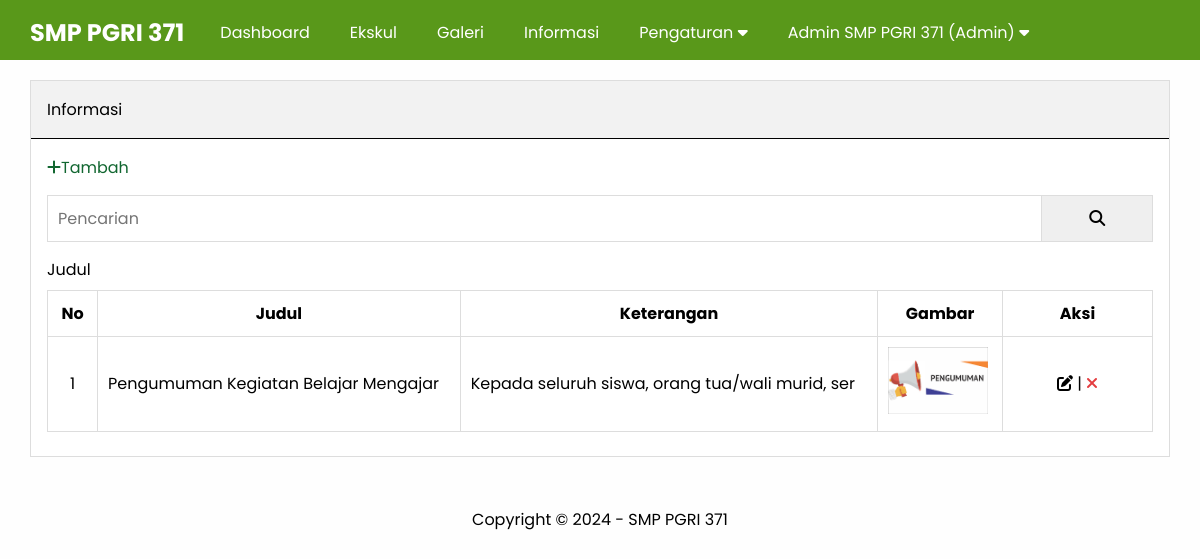
Screenshot of /admin/informasi.php (signed in) with the database file from the repository.
### tables this page shows
CREATE TABLE `pengaturan` (
  `id` int(11) NOT NULL,
  `nama` varchar(50) NOT NULL,
  `email` varchar(50) NOT NULL,
  `telepon` varchar(20) NOT NULL,
  `alamat` text NOT NULL,
  `logo` varchar(50) NOT NULL,
  `favicon` varchar(50) NOT NULL,
  `tentang_sekolah` text NOT NULL,
  `foto_sekolah` varchar(50) NOT NULL,
  `google_maps` text NOT NULL,
  `nama_kepsek` varchar(50) NOT NULL,
  `foto_kepsek` varchar(50) NOT NULL,
  `sambutan_kepsek` text NOT NULL,
  `created_at` timestamp NOT NULL DEFAULT current_timestamp(),
  `updated_at` datetime DEFAULT NULL
);

CREATE TABLE `informasi` (
  `id` int(11) NOT NULL,
  `judul` varchar(255) NOT NULL,
  `keterangan` text NOT NULL,
  `gambar` varchar(50) NOT NULL,
  `created_at` timestamp NOT NULL DEFAULT current_timestamp(),
  `updated_at` datetime DEFAULT NULL,
  `created_by` int(11) NOT NULL
);

### admin/informasi.php (the view, shortened to what this page needs)
<?php
include 'header.php'
?>
    <div class="content">
        <div class="container">
            <div class="box">
                <div class="box-header">
                    Informasi
                </div>
                <div class="box-body">
                    <a href="tambah-informasi.php" class="text-tambah"><i class="fa fa-plus"></i>Tambah</a>
                    <form action="">
                        <div class="input-group">
                            <input type="text" name="key" placeholder="Pencarian">
                            <button type="submit"><i class="fa fa-search"></i></button>
                        </div>
                    </form>
                    <table class="table">
                        <thead>
                        <tr>
                            <th>No</th>
                            <th>Judul</th>Judul
                            <th>Keterangan</th>
                            <th>Gambar</th>
                            <th>Aksi</th>
                        </tr>
                        </thead>
                        <tbody>
                            <?php
                            $no = 1;
                                $where = " WHERE 1=1 ";
                                $informasi = mysqli_query($conn, "SELECT * FROM informasi $where ORDER BY id DESC");
                                if(mysqli_num_rows($informasi) > 0){
                                    while($p = mysqli_fetch_array($informasi)){
                            ?>
                            <tr>
                                <td><?= $no++ ?></td>
                                <td><?= $p['judul'] ?></td>
                                <td><?= substr($p['keterangan'], 0, 50) ?></td>
                                <td><img src="../uploads/informasi/<?= $p['gambar'] ?>" width="100px"></td>
                                <td>
                                    <a href="edit-informasi.php?id=<?= $p['id']?>" title="Edit Data" class="text-edit"><i class="fa fa-edit"></i></a> |
                                    <a href="hapus.php?idinformasi=<?= $p['id']?>" onclick="return confirm('Yakin Ingin Hapus?')" title="Hapus Data" class="text-delete"><i class="fa fa-times"></i></a>
                                </td>
                            </tr>
                            <?php }}else{ ?>
                                <tr>
                                    <td colspan="5">Data Tidak Ada</td>
                                </tr>
                            <?php } ?>
                        </tbody>
                    </table>
                </div>
            </div>
        </div>
    </div>
<?php
include 'footer.php'
?>

### admin/header.php (shortened to what this page needs)
<?php
include '../koneksi.php';
$identitas = mysqli_query($conn, "SELECT * FROM pengaturan ORDER BY id DESC LIMIT 1");
$d = mysqli_fetch_object($identitas);
?>
<!DOCTYPE html>
<html lang="en">
<head>
    <link rel="stylesheet" href="../assets/css/styles.css">
    <link rel="stylesheet" href="https://cdnjs.cloudflare.com/ajax/libs/font-awesome/6.6.0/css/all.min.css" />
</head>
<body class="bg-light">
     <div class="navbar">
        <div class="container">
             <h2 class="nav-brand float-left"><a href="index.php"><?= $d->nama ?></a></h2>
              <ul class="nav-menu float-left">
                <li><a href="index.php">Dashboard</a></li>
                <?php if($_SESSION['ulevel'] == 'Super Admin'){ ?>
                <li><a href="pengguna.php">Pengguna</a></li>
                <?php }elseif($_SESSION['ulevel'] == 'Admin'){ ?>
                <li><a href="ekskul.php">Ekskul</a></li>
                <li><a href="galeri.php">Galeri</a></li>
                <li><a href="informasi.php">Informasi</a></li>
                <li>
                    <a href="#">Pengaturan <i class="fa fa-caret-down"></i></a>
                </li>
                <?php } ?>
                <li>
                    <a href="#"><?= $_SESSION['uname'] ?> (<?= $_SESSION['ulevel'] ?>) <i class="fa fa-caret-down"></i></a>
                </li>
              </ul>
        </div>
     </div>

### admin/footer.php
<div class="footer">
        <div class="container text-center">
            Copyright &copy; 2024 - <?= $d->nama ?>
        </div>
     </div>
</body>
</html>

### assets/css/styles.css (style rules this page uses)
* { margin: 0; padding: 0; font-family: "Poppins", sans-serif; box-sizing: border-box; }
.box { border: 1px solid #ddd; background-color: #ffffff; }
.box-header { padding: 16px; border-bottom: 1px solid; background-color: #f2f2f2; }
.box-body { padding: 16px; }
form { margin: 15px 0; }
.text-center { text-align: center !important; }
.container { width: 1140px; margin: 0 auto; }
.container::after { content: ""; display: block; clear: both; }
.bg-light { background-color: #fefefe; }
.navbar { height: 60px; width: 100%; background-color: #59981a; position: fixed; top: 0; z-index: 1000; }
.navbar a { color: #ffffff; }
.nav-brand { display: inline-block; padding: 15px 0; margin-right: 16px; }
.nav-menu { display: flex; list-style: none; }
.nav-menu li a { padding: 20px; display: inline-block; }
.float-left { float: left; }
a { text-decoration: none; }
.content { padding: 80px 0 30px 0; }
.footer { padding: 20px 0; }
.table { width: 100%; border-collapse: collapse; margin: 8px 0px; }
.table th, .table td { border: 1px solid #ddd; padding: 10px; }
.table td:first-child { width: 50px; text-align: center; }
.table td:last-child { width: 150px; text-align: center; }
.text-delete { color: #e43d40; }
.text-edit { color: #000000; }
.text-tambah { color: #116630; }
.input-group:after { content: ""; clear: both; display: block; }
.input-group input[type="text"] { width: 90%; padding: 10px; font-size: 16px; float: left; border: 1px solid #ddd; }
.input-group button { width: 10%; padding: 10px; font-size: 16px; float: left; border: 1px solid #ddd; border-left: none; }

### rows the page displays
pengaturan: nama "SMP PGRI 371"
informasi: judul "Pengumuman Kegiatan Belajar Mengajar", keterangan "Kepada seluruh siswa, orang tua/wali murid, ser", gambar (picture)

### other values shown
$_SESSION['uname'] "Admin SMP PGRI 371"
$_SESSION['ulevel'] "Admin"
